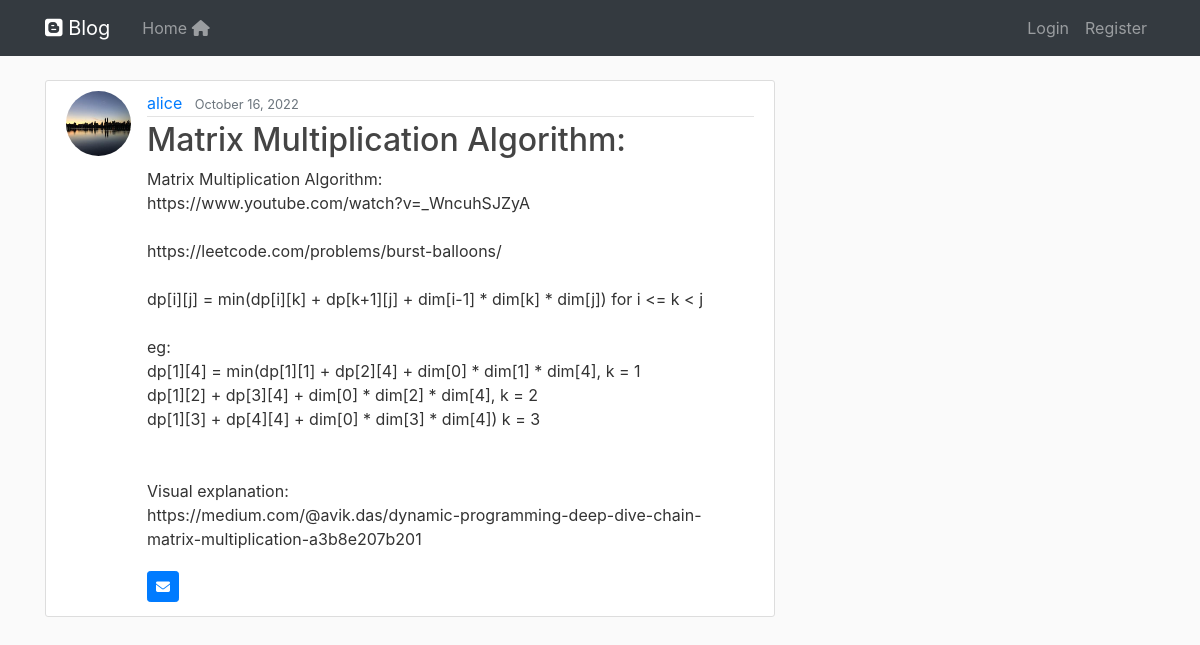
Screenshot of /post/37/ with the database file from the repository.
### blog/models.py (models this page shows, shortened)
class Post(models.Model):
    title = models.CharField(max_length=100)
    content = models.TextField()
    date_posted = models.DateTimeField(default=timezone.now)
    author = models.ForeignKey(User, on_delete= models.CASCADE)

### users/models.py (models this page shows, shortened)
class Profile(models.Model):
    user = models.OneToOneField(User, on_delete= models.CASCADE)
    image = models.ImageField(default = 'default.jpg', upload_to='profile_pics')

### blog/views.py (the view)
# urls.py: path('post/<int:pk>/', PostDetailView.as_view(), name='post-detail'),
class PostDetailView(DetailView):
    model = Post
    fields = ["title", "content"]

### blog/templates/blog/post_detail.html (shortened to what this page needs)
{% extends "blog/base.html" %}
{% block content %}
    <article class="media content-section">
        <img class="rounded-circle article-img" src="{{ object.author.profile.image.url}}"/>
        <div class="media-body">
        <div class="article-metadata">
            <a class="mr-2" href="{% url 'user-posts' object.author.username %}">{{ object.author }}</a>
            <small class="text-muted">{{ object.date_posted|date:"F d, Y" }}</small>
        </div>
        <h2 class="article-title">{{ object.title }}</h2>
        <p class="article-content">{{ object.content }}</p>
        <a class="btn btn-primary  btn-sm mt-1 mb-1" data-toggle="tooltip" data-placement="right" title="Send to your email" href="{% url 'send-email' object.id %}">
            <i class="fa-solid fa-envelope"></i>
        </a>
        </div>
    </article>
{% endblock content %}

### blog/static/blog/main.css (style rules this page uses)
h1, h2, h3, h4, h5, h6 { color: #444444; }
.content-section { background: #ffffff; padding: 10px 20px; border: 1px solid #dddddd; border-radius: 3px; margin-bottom: 20px; }
.article-title { color: #444444; }
.article-content { white-space: pre-line; }
.article-img { height: 65px; width: 65px; margin-right: 16px; }
.article-metadata { padding-bottom: 1px; margin-bottom: 4px; border-bottom: 1px solid #e3e3e3 }

### rows the page displays
Post: author.profile.image (picture), author "alice", date_posted "October 16, 2022", title "Matrix Multiplication Algorithm:", content "Matrix Multiplication Algorithm: https://www.youtube.com/watch?v=_WncuhSJZyA https://leetcode.com/problems/burst-balloons/ dp[i][j] = min(dp[i][k] + dp[k+1][j] + dim[i-1] * dim[k] * dim[j]) for i <= k < j eg: dp[1][4] = min(dp[1][1] + dp[2][4] + dim[0] * dim[1] * dim[4], k = 1 dp[1][2] + dp[3][4] + dim[0] * dim[2] * dim[4], k = 2 dp[1][3] + dp[4][4] + dim[0] * dim[3] * dim[4]) k = 3 Visual explanation: https://medium.com/@avik.das/dynamic-programming-deep-dive-chain-matrix-multiplication-a3b8e207b201"
